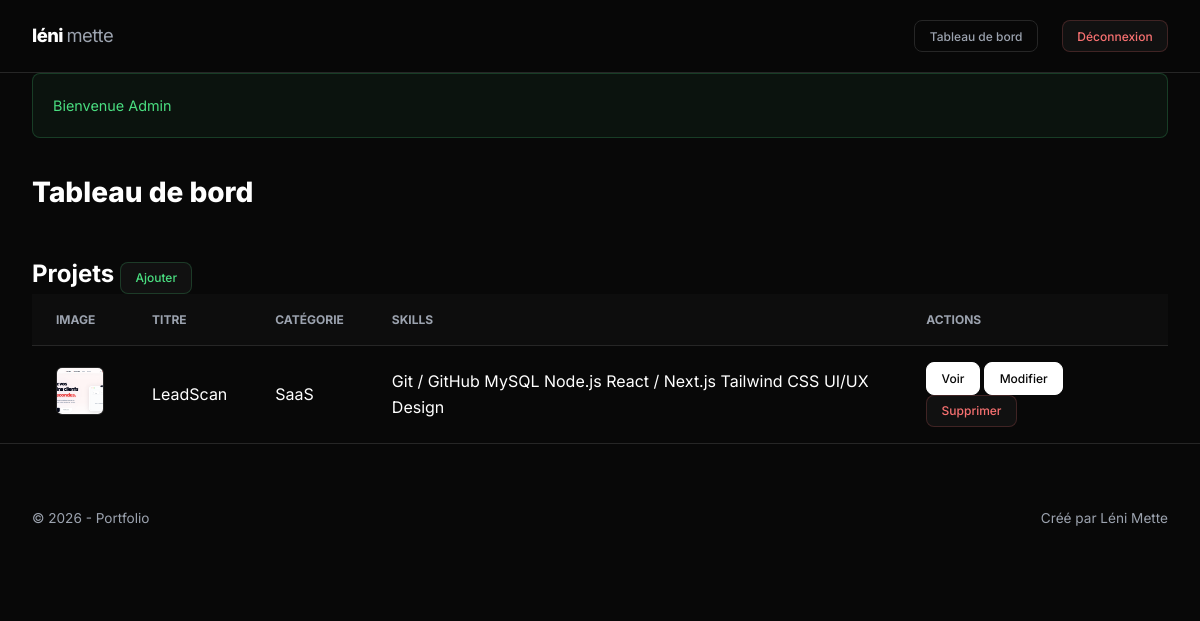
Page /index.php?action=admin-list (signed in) on the committed database.
### tables this page shows
CREATE TABLE `profile` (
  `id` int(11) NOT NULL,
  `name` varchar(255) NOT NULL,
  `description` text,
  `date_of_birth` date DEFAULT NULL,
  `email` varchar(255) DEFAULT NULL,
  `phone_number` varchar(50) DEFAULT NULL,
  `id_image` int(11) DEFAULT NULL
);

CREATE TABLE `project` (
  `id` int(11) NOT NULL,
  `title` varchar(255) NOT NULL,
  `description` text,
  `image` varchar(255) DEFAULT NULL,
  `created_at` timestamp NOT NULL DEFAULT CURRENT_TIMESTAMP,
  `id_category` int(11) DEFAULT NULL
);

CREATE TABLE `category` (
  `id` int(11) NOT NULL,
  `name` varchar(255) NOT NULL
);

CREATE TABLE `skills` (
  `id` int(11) NOT NULL,
  `name` varchar(255) NOT NULL,
  `level` varchar(100) DEFAULT NULL
);

### controllers/AdminController.php (called while the page is built, shortened)
<?php
class AdminController extends AbstractController {
    public function list(): void {
        $projectRepo = new ProjectRepository();
        $this->render('admin/list', [
            'projects' => $projectRepo->findAll(),
            'title' => 'Liste des Projets'
        ]);
    }
}

### index.php (called while the page is built, shortened)
<?php
spl_autoload_register(function ($class) {
    $relative_class = substr($class, 4);
    $parts = explode('\\', $relative_class);
    if (count($parts) > 1) {
        $parts[0] = strtolower($parts[0]);
    }
    $file = __DIR__ . '/' . implode('/', $parts) . '.php';
});
$router = new Routing();
$router->handleRequest();

### repository/AbstractRepository.php (called while the page is built, shortened)
<?php
abstract class AbstractRepository {
    public function __construct() {
        $this->db = Database::getInstance();
    }
}

### services/Database.php (called while the page is built, shortened)
<?php
class Database {
    private static $instance = null;
    private function __construct() {
        try {
            $this->pdo = new PDO(
                "mysql:host=" . DB_HOST . ";dbname=" . DB_NAME . ";charset=utf8mb4",
                DB_USER,
                DB_PASS,
                [
                    PDO::ATTR_ERRMODE => PDO::ERRMODE_EXCEPTION,
                    PDO::ATTR_DEFAULT_FETCH_MODE => PDO::FETCH_ASSOC,
                    PDO::ATTR_EMULATE_PREPARES => false,
                ]
            );
        } catch (PDOException $e) {
            die("Erreur de connexion : " . $e->getMessage());
        }
    }
    public static function getInstance() {
        if (self::$instance === null) {
            self::$instance = new self();
        }
        return self::$instance->pdo;
    }
}

### repository/ProfileRepository.php (called while the page is built, shortened)
<?php
class ProfileRepository extends AbstractRepository {
    public function findOne(): ?Profile {
        try {
            $stmt = $this->db->query("SELECT * FROM profile LIMIT 1");
            $profile = $stmt->fetchObject(Profile::class);
            return $profile ?: null;
        } catch (\PDOException $e) {
            error_log($e->getMessage());
            return null;
        }
    }
}

### models/Profile.php (called while the page is built, shortened)
<?php
class Profile {
    protected $name;
    public function getName(): string { return $this->name ?? ''; }
}

### repository/ProjectRepository.php (called while the page is built, shortened)
<?php
class ProjectRepository extends AbstractRepository {
    public function findAll(): array {
        try {
            $stmt = $this->db->query("SELECT * FROM project ORDER BY created_at DESC");
            return $stmt->fetchAll(PDO::FETCH_CLASS, Project::class);
        } catch (\PDOException $e) {
            error_log($e->getMessage());
            return [];
        }
    }
}

### models/Project.php (called while the page is built, shortened)
<?php
class Project {
    protected $id;
    protected $title;
    protected $image;
    protected $id_category;
    public function getId(): ?int { return (int)$this->id ?: null; }
    public function getTitle(): string { return $this->title ?? ''; }
    public function getImage(): string { return $this->image ?? ''; }
    public function getCategory(): ?Category {
        $categoryRepo = new CategoryRepository();
        return $categoryRepo->find((int)$this->id_category);
    }
    public function getSkills(): array {
        $skillRepo = new SkillRepository();
        return $skillRepo->findByProject($this->id);
    }
}

### repository/CategoryRepository.php (called while the page is built, shortened)
<?php
class CategoryRepository extends AbstractRepository {
    public function find(int $id): ?Category {
        try {
            $stmt = $this->db->prepare("SELECT * FROM category WHERE id = ?");
            $stmt->execute([$id]);
            $category = $stmt->fetchObject(Category::class);
            return $category ?: null;
        } catch (\PDOException $e) {
            error_log($e->getMessage());
            return null;
        }
    }
}

### models/Category.php (called while the page is built, shortened)
<?php
class Category {
    protected $name;
    public function getName(): string { return $this->name ?? ''; }
}

### repository/SkillRepository.php (called while the page is built, shortened)
<?php
class SkillRepository extends AbstractRepository {
    public function findByProject(int $projectId): array {
        try {
            $stmt = $this->db->prepare("
                SELECT s.* FROM skills s
                JOIN projects_skills ps ON s.id = ps.id_skill
                WHERE ps.id_project = ?
            ");
            $stmt->execute([$projectId]);
            return $stmt->fetchAll(PDO::FETCH_CLASS, Skill::class);
        } catch (\PDOException $e) {
            error_log($e->getMessage());
            return [];
        }
    }
}

### models/Skill.php (called while the page is built, shortened)
<?php
class Skill {
    protected $name;
    public function getName(): string { return $this->name ?? ''; }
}

### views/admin/list.phtml (the view)
<div class="admin-header">
    <h1>Tableau de bord</h1>
</div>
<section class="admin-list-section">
    <div class="list-header">
        <h2>Projets <a href="index.php?action=admin-form" class="btn btn-success btn-sm">Ajouter</a></h2>
    </div>
    <table class="admin-table">
        <thead>
            <tr>
                <th>Image</th>
                <th>Titre</th>
                <th>Catégorie</th>
                <th>Skills</th>
                <th>Actions</th>
            </tr>
        </thead>
        <tbody>
            <?php
                foreach ($projects as $project): ?>
                <tr>
                    <td class="td-img">
                        <?php
                            if ($project->getImage()): ?>
                            <img src="<?= htmlspecialchars($project->getImage()) ?>" alt="<?= htmlspecialchars($project->getTitle()) ?>" class="thumb">
                        <?php else: ?>
                            <div class="thumb-placeholder">NA</div>
                        <?php endif; ?>
                    </td>
                    <td><?= htmlspecialchars($project->getTitle()) ?></td>
                    <td><?= $project->getCategory() ? htmlspecialchars($project->getCategory()->getName()) : 'Non classé' ?></td>
                    <td>
                        <div class="skills-list">
                            <?php
                                foreach ($project->getSkills() as $skill): ?>
                                <span class="badge badge-label"><?= htmlspecialchars($skill->getName()) ?></span>
                            <?php endforeach; ?>
                        </div>
                    </td>
                    <td class="td-actions">
                        <a href="index.php?action=project-details&id=<?= (int)$project->getId() ?>" class="btn btn-primary btn-sm">Voir</a>
                        <a href="index.php?action=admin-form&id=<?= (int)$project->getId() ?>" class="btn btn-primary btn-sm">Modifier</a>
                        <a href="index.php?action=admin-delete&id=<?= (int)$project->getId() ?>" class="btn btn-danger btn-sm" onclick="return confirm('Supprimer ce projet ?')">Supprimer</a>
                    </td>
                </tr>
            <?php endforeach; ?>
        </tbody>
    </table>
</section>

### views/layout.phtml (shortened to what this page needs)
<!DOCTYPE html>
<html lang="fr">
<head>
    <link rel="stylesheet" href="assets/css/index.css?v=2.1">
</head>
<body>
    <header>
        <div class="container">
            <a href="index.php?action=home" class="logo">
                <?php
                    if (isset($profile) && $profile):
                    $parts = explode(' ', $profile->getName());
                ?>
                    <?= htmlspecialchars($parts[0] ?? 'Portfolio') ?> <span><?= htmlspecialchars($parts[1] ?? '') ?></span>
                <?php else: ?>
                    Mon <span>Portfolio</span>
                <?php endif; ?>
            </a>
            <div class="header-nav">
                <?php
                    if (isset($_SESSION['user'])): ?>
                    <a href="index.php?action=admin-dashboard" class="btn btn-secondary btn-sm">Tableau de bord</a>
                    <a href="index.php?action=logout" class="btn btn-danger btn-sm">Déconnexion</a>
                <?php else: ?>
                    <a href="index.php?action=login" class="nav-icon-admin" title="Connexion">
                        <i data-lucide="shield" style="width:20px; height:20px;"></i>
                    </a>
                <?php endif; ?>
            </div>
        </div>
    </header>
    <main class="container">
        <?php
            if (isset($_SESSION['flash'])): ?>
            <?php foreach ($_SESSION['flash'] as $type => $message): ?>
                <div class="alert alert-<?= $type ?>">
                    <?= htmlspecialchars($message) ?>
                </div>
            <?php endforeach;
            unset($_SESSION['flash']); ?>
        <?php endif; ?>
        <?php
            include __DIR__ . '/' . $content . '.phtml'; ?>
    </main>
    <footer>
        <div class="container">
            <div class="footer-left">
                &copy; <?= date('Y') ?> - Portfolio
            </div>
            <div class="footer-right">
                <?php if (isset($profile) && $profile): ?>
                    Créé par <?= htmlspecialchars($profile->getName()) ?>
                <?php endif; ?>
            </div>
        </div>
    </footer>
</body>
</html>

### assets/css/index.css (style rules this page uses)
:root { --bg: #080808; --surface: #111111; --surface-hover: #161616; --text: #ffffff; --dim-text: #9ca3af; --border: #262626; --accent: #6366f1; --accent-rgb: 99, 102, 241; --primary: #6366f1; --radius: 8px; --font-main: Inter, system-ui, -apple-system, sans-serif; --font-title: Outfit, sans-serif; }
* { box-sizing: border-box; margin: 0; padding: 0; }
body { background-color: var(--bg); color: var(--text); font-family: var(--font-main); line-height: 1.6; -webkit-font-smoothing: antialiased; }
.container { max-width: 1400px; margin: 0 auto; padding: 0 1.5rem; }
@media (min-width: 768px) { .container { padding: 0 2rem; } }
a { text-decoration: none; color: inherit; transition: var(--transition); }
.btn { display: inline-flex; align-items: center; justify-content: center; padding: 0.6rem 1.2rem; border-radius: var(--radius); font-size: 0.85rem; font-weight: 500; transition: var(--transition); background: var(--surface); border: 1px solid var(--border); cursor: pointer; color: var(--text); }
.btn-primary { background: var(--text); color: var(--bg); border-color: var(--text); }
.btn-secondary { background: transparent; border-color: var(--border); color: var(--dim-text); }
.btn-danger { color: #f87171; border-color: rgba(248, 113, 113, 0.2); }
.btn-success { color: #4ade80; border-color: rgba(74, 222, 128, 0.2); }
.btn-sm { padding: 0.35rem 0.9rem; font-size: 0.75rem; }
.alert { padding: 1.25rem; border-radius: var(--radius); margin-bottom: 2rem; font-size: 0.9rem; border: 1px solid var(--border); }
.alert-success { color: #4ade80; border-color: rgba(74, 222, 128, 0.2); background: rgba(74, 222, 128, 0.05); }
header { background: rgba(8, 8, 8, 0.85); backdrop-filter: blur(12px); -webkit-backdrop-filter: blur(12px); border-bottom: 1px solid var(--border); padding: 1.25rem 0; position: sticky; top: 0; z-index: 100; }
header .container { display: flex; justify-content: space-between; align-items: center; }
header .logo { font-size: 1.15rem; font-weight: 800; text-transform: lowercase; letter-spacing: -0.03em; color: var(--text); }
header .logo span { color: var(--dim-text); font-weight: 400; }
header .header-nav { display: flex; gap: 1.5rem; align-items: center; }
footer { padding: 4rem 0; border-top: 1px solid var(--border); color: var(--dim-text); font-size: 0.85rem; }
footer .container { display: flex; flex-direction: column; gap: 1rem; }
@media (min-width: 768px) { footer .container { flex-direction: row; justify-content: space-between; } }
.admin-header { margin-bottom: 2.5rem; display: flex; justify-content: space-between; align-items: center; flex-wrap: wrap; gap: 1rem; }
.admin-header h1 { font-size: 1.75rem; font-weight: 800; }
.admin-table { width: 100%; border-collapse: collapse; min-width: 600px; }
.admin-table th, .admin-table td { padding: 1rem 1.5rem; text-align: left; border-bottom: 1px solid var(--border); }
.admin-table th { font-size: 0.75rem; text-transform: uppercase; color: var(--dim-text); background: rgba(255, 255, 255, 0.02); }
.admin-table tr:last-child td { border-bottom: none; }
.admin-table .thumb { width: 48px; height: 48px; border-radius: 6px; object-fit: cover; border: 1px solid var(--border); }

### rows in the picture
profile: name "léni", name "mette", name "Léni Mette"
project: image (picture), title "LeadScan", id_category.name "SaaS"
skills: name "Git / GitHub"
skills: name "MySQL"
skills: name "Node.js"
skills: name "React / Next.js"
skills: name "Tailwind CSS"
skills: name "UI/UX Design"

### other values in the picture
$message "Bienvenue Admin"
